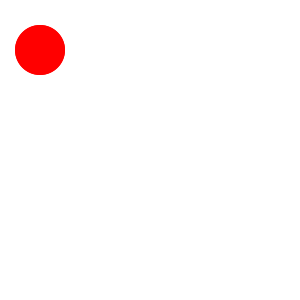
Frame 1 (no input)
Frame 60 (the mouse pressed at the canvas centre just before this capture): identical to frame 1, image omitted
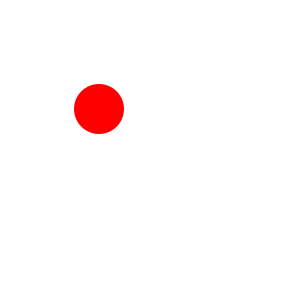
Frame 120 (the mouse held since frame 60 and released just before this capture)

The Processing sketch that drew these frames (run headless with seeded random() and noise(); from frame 60 on, the mouse is pressed at the canvas centre):

// Processing sketch: Class2_6
// ── Class2_6.pde
int speedX = 1;
int speedY = 1;
int x = 40;
int y = 50;
int w = 50;
int h = 50;
boolean button = false;

void setup() {
  size(300, 300);
  frameRate(100);
}

void draw() {
  noStroke();
  background(255);
  fill(255, 0, 0);
  ellipse(x, y, h, w);
  if (button) {
    x=x+speedX;
    y=y+speedY;
    if (x<25||x>width-h/2) {
      speedX=-speedX;
    }
    if (y<25||y>height-h/2) {
      speedY=-speedY;
    }
  } else {
    ellipse(x, y, 50, 50);
  }
}

void mousePressed() {
  button = !button;
}
